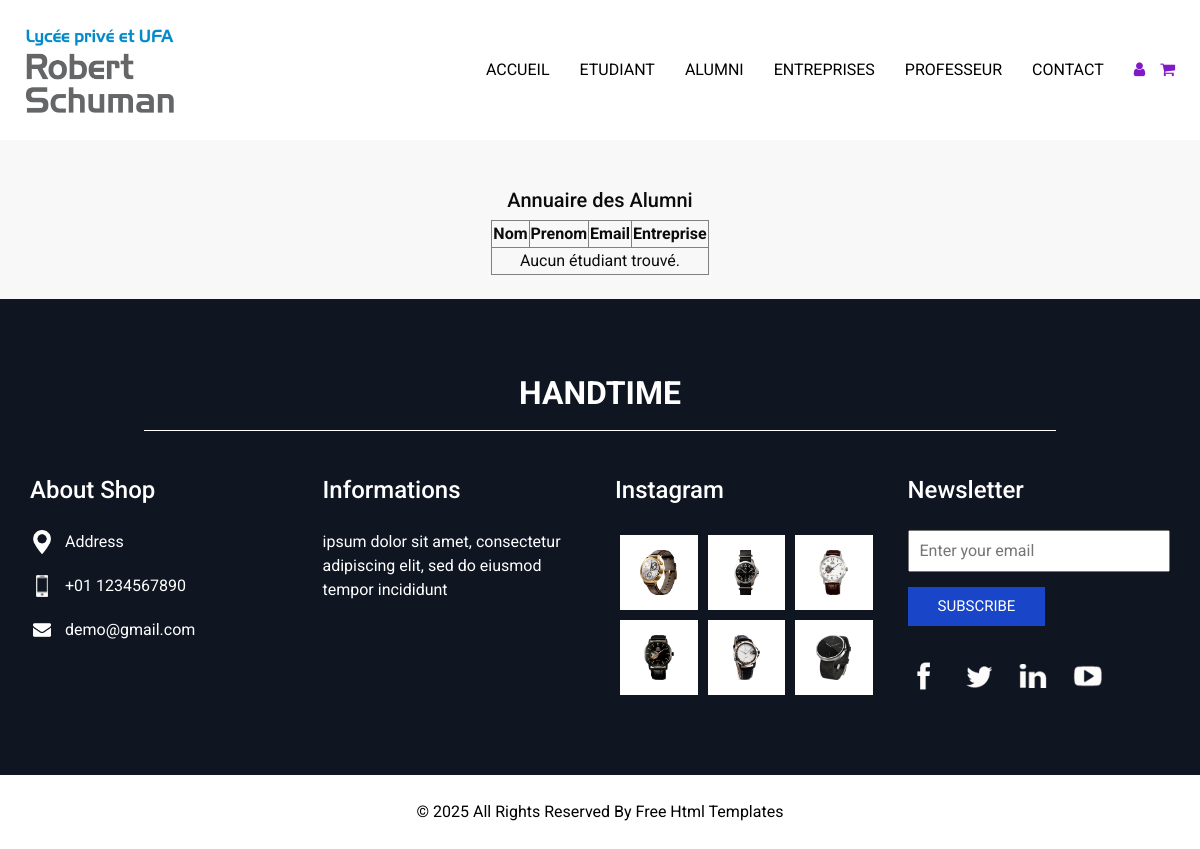
Before: /Alumni/annuaire_ancien_eleve.php with the older database file.
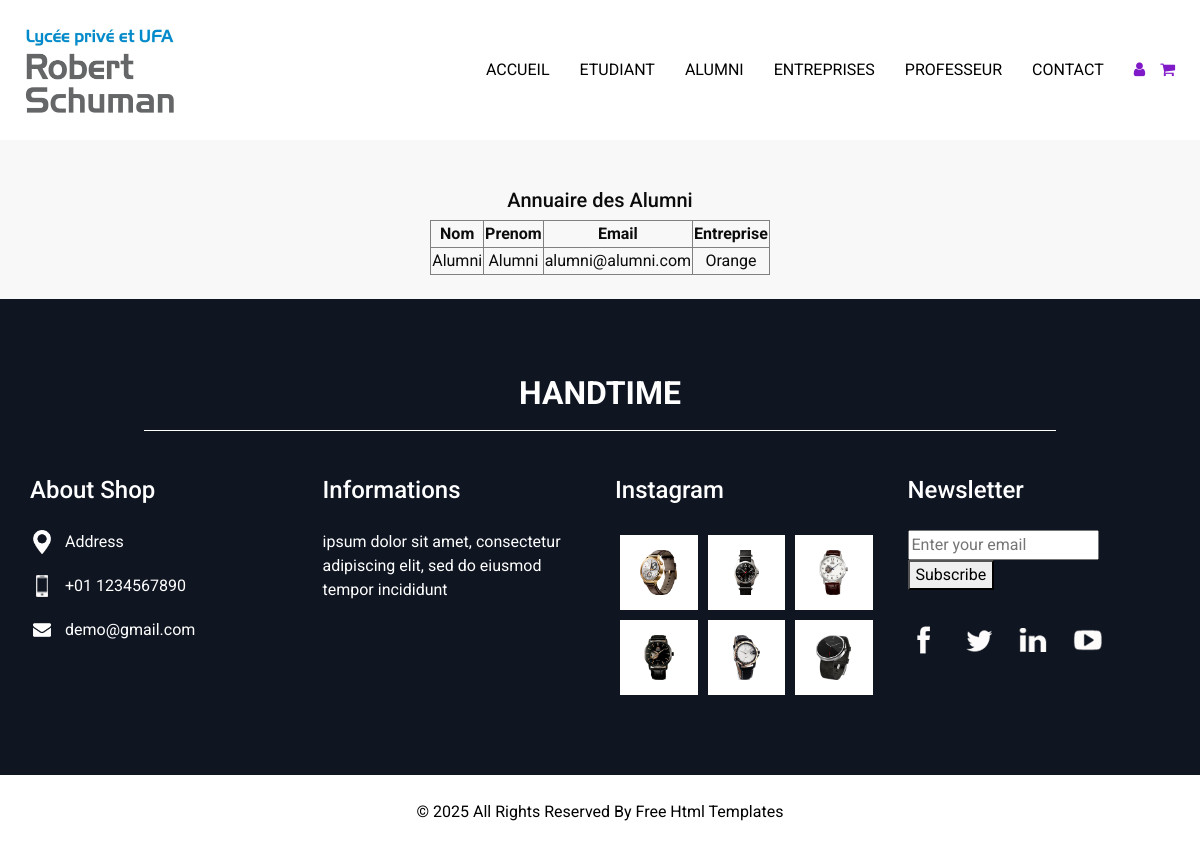
After: the same page with the newer database file.
### tables this page shows
CREATE TABLE `alumni` (
  `REF_UTILISATEUR` int NOT NULL,
  `REF_ENTREPRISE` int NOT NULL,
  `est_gestionaire` tinyint(1) NOT NULL DEFAULT '0'
);

CREATE TABLE `utilisateur` (
  `id_utilisateur` int NOT NULL,
  `nom` varchar(50) NOT NULL,
  `prenom` varchar(50) NOT NULL,
  `email` varchar(150) NOT NULL,
  `mdp` varchar(100) NOT NULL,
  `info_sup` text,
  `role` varchar(30) NOT NULL,
  `active` tinyint(1) NOT NULL DEFAULT '0'
);

CREATE TABLE `entreprise` (
  `id_entreprise` int NOT NULL,
  `nom` varchar(50) NOT NULL
);

### PHP/bdd/Bdd.php (called while the page is built)
<?php
class Bdd {
    private $bdd;
    private $serveur = "localhost" ;
    private $nomBdd = "projet_lprs" ;
    private $username = "root";
    private $password = "";
    public function __construct(){
        $this->bdd = new PDO('mysql:host='.$this->serveur.';dbname='.$this->nomBdd,$this->username,$this->password);
    }
    public function getBdd(){
        return $this->bdd;
    }
}
?>

### Alumni/annuaire_ancien_eleve.php (the view, shortened to what the changed rows need)
<?php
include '../PHP/bdd/Bdd.php';
$bdd = new Bdd;
$reponse = $bdd->getBdd()->query('SELECT a.REF_UTILISATEUR as id, u.nom, u.prenom, u.email, e.nom as entreprise FROM utilisateur as u INNER JOIN alumni as a ON u.id_utilisateur = a.REF_UTILISATEUR INNER JOIN entreprise as e ON e.id_entreprise = a.REF_ENTREPRISE');
$resultat = $reponse ->fetchAll();
?>
<!DOCTYPE html>
<html lang="fr">
<head>
    <link rel="stylesheet" type="text/css" href="../css/bootstrap.css" />
    <link href="../css/font-awesome.min.css" rel="stylesheet" />
    <link href="../css/style.css" rel="stylesheet" />
    <link href="../css/responsive.css" rel="stylesheet" />
</head>
<body>
<div class="hero_area">
    <section class="service_section">
        <div class="container-fluid">
            <div class="row">
                <div style="text-align: center; margin: auto;">
                    <br>
                    <br>
                    <table border="1px" style="text-align: center; margin:auto;">
                        <tr>
                            <th>Nom</th>
                            <th>Prenom</th>
                            <th>Email</th>
                            <th>Entreprise</th>
                        </tr>
                        <?php
                        if (empty($resultat)) {
                            ?>
                            <tr>
                                <td colspan="6">Aucun étudiant trouvé.</td>
                            </tr>
                            <?php
                        } else {
                            foreach($resultat as $evenement){
                                ?>
                                <form action="">
                                    <tr>
                                        <td><?php echo $evenement['nom'] ?></td>
                                        <td><?php echo $evenement['prenom'] ?></td>
                                        <td><?php echo $evenement['email'] ?></td>
                                        <td><?php echo $evenement['entreprise'] ?></td>
                                </tr>
                                <?php
                            }
                        }
                        ?>
                    </table>
                    <br>
                </div>
            </div>
        </div>
    </section>
    <section class="info_section layout_padding2">
        <div class="container">
            <div class="info_logo">
                <h2>
                    HandTime
                </h2>
            </div>
            <div class="row">
                <div class="col-md-3">
                    <div class="info_form ">
                        <form action="">
                            <input type="email" placeholder="Enter your email">
                            <button>
                                Subscribe
                            </button>
                        </form>
                    </div>
                </div>
            </div>
        </div>
    </section>
</body>
</html>

Changed rows visible on the page:
added alumni: REF_UTILISATEUR.nom "Alumni", REF_UTILISATEUR.prenom "Alumni", REF_UTILISATEUR.email "alumni@alumni.com", REF_ENTREPRISE.nom "Orange"
Other visible differences:
text no longer shown: "SUBSCRIBE Aucun étudiant trouvé."
text now shown: "Subscribe"
